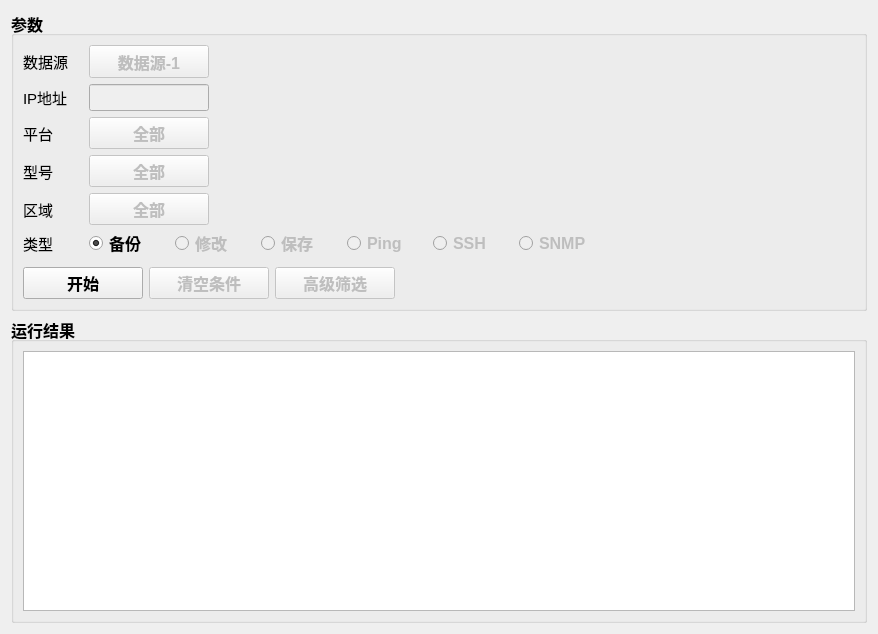
<?xml version="1.0" encoding="UTF-8"?>
<ui version="4.0">
 <class>AutoInterfaceForm</class>
 <widget class="QWidget" name="AutoInterfaceForm">
  <property name="geometry">
   <rect>
    <x>0</x>
    <y>0</y>
    <width>878</width>
    <height>622</height>
   </rect>
  </property>
  <property name="windowTitle">
   <string>Form</string>
  </property>
  <layout class="QVBoxLayout" name="verticalLayout_2">
   <item>
    <layout class="QHBoxLayout" name="horizontalLayout_2">
     <item>
      <widget class="QGroupBox" name="groupBox">
       <property name="minimumSize">
        <size>
         <width>0</width>
         <height>300</height>
        </size>
       </property>
       <property name="maximumSize">
        <size>
         <width>16777215</width>
         <height>300</height>
        </size>
       </property>
       <property name="font">
        <font>
         <pointsize>12</pointsize>
         <weight>75</weight>
         <bold>true</bold>
        </font>
       </property>
       <property name="title">
        <string>参数</string>
       </property>
       <layout class="QVBoxLayout" name="verticalLayout">
        <item>
         <layout class="QHBoxLayout" name="horizontalLayout_3" stretch="2,3,15">
          <item>
           <widget class="StrongBodyLabel" name="StrongBodyLabel_3">
            <property name="minimumSize">
             <size>
              <width>40</width>
              <height>20</height>
             </size>
            </property>
            <property name="maximumSize">
             <size>
              <width>60</width>
              <height>40</height>
             </size>
            </property>
            <property name="font">
             <font>
              <pointsize>11</pointsize>
              <weight>50</weight>
              <bold>false</bold>
             </font>
            </property>
            <property name="layoutDirection">
             <enum>Qt::LeftToRight</enum>
            </property>
            <property name="text">
             <string>数据源</string>
            </property>
           </widget>
          </item>
          <item>
           <widget class="DropDownPushButton" name="DropDownPushButton_7">
            <property name="enabled">
             <bool>false</bool>
            </property>
            <property name="minimumSize">
             <size>
              <width>0</width>
              <height>33</height>
             </size>
            </property>
            <property name="maximumSize">
             <size>
              <width>120</width>
              <height>33</height>
             </size>
            </property>
            <property name="text">
             <string>数据源-1</string>
            </property>
            <property name="checkable">
             <bool>true</bool>
            </property>
           </widget>
          </item>
          <item>
           <spacer name="horizontalSpacer_3">
            <property name="orientation">
             <enum>Qt::Horizontal</enum>
            </property>
            <property name="sizeHint" stdset="0">
             <size>
              <width>40</width>
              <height>20</height>
             </size>
            </property>
           </spacer>
          </item>
         </layout>
        </item>
        <item>
         <layout class="QHBoxLayout" name="horizontalLayout_17" stretch="2,3,15">
          <item>
           <widget class="StrongBodyLabel" name="StrongBodyLabel_15">
            <property name="minimumSize">
             <size>
              <width>40</width>
              <height>20</height>
             </size>
            </property>
            <property name="maximumSize">
             <size>
              <width>60</width>
              <height>40</height>
             </size>
            </property>
            <property name="font">
             <font>
              <pointsize>11</pointsize>
              <weight>50</weight>
              <bold>false</bold>
             </font>
            </property>
            <property name="text">
             <string>IP地址</string>
            </property>
           </widget>
          </item>
          <item>
           <widget class="LineEdit" name="LineEdit_5">
            <property name="enabled">
             <bool>false</bool>
            </property>
            <property name="maximumSize">
             <size>
              <width>120</width>
              <height>33</height>
             </size>
            </property>
            <property name="text">
             <string/>
            </property>
           </widget>
          </item>
          <item>
           <spacer name="horizontalSpacer_17">
            <property name="orientation">
             <enum>Qt::Horizontal</enum>
            </property>
            <property name="sizeHint" stdset="0">
             <size>
              <width>40</width>
              <height>20</height>
             </size>
            </property>
           </spacer>
          </item>
         </layout>
        </item>
        <item>
         <layout class="QHBoxLayout" name="horizontalLayout_18" stretch="2,3,15">
          <item>
           <widget class="StrongBodyLabel" name="StrongBodyLabel_16">
            <property name="minimumSize">
             <size>
              <width>40</width>
              <height>20</height>
             </size>
            </property>
            <property name="maximumSize">
             <size>
              <width>60</width>
              <height>40</height>
             </size>
            </property>
            <property name="font">
             <font>
              <pointsize>11</pointsize>
              <weight>50</weight>
              <bold>false</bold>
             </font>
            </property>
            <property name="text">
             <string>平台</string>
            </property>
           </widget>
          </item>
          <item>
           <widget class="DropDownPushButton" name="DropDownPushButton_10">
            <property name="enabled">
             <bool>false</bool>
            </property>
            <property name="maximumSize">
             <size>
              <width>120</width>
              <height>16777215</height>
             </size>
            </property>
            <property name="text">
             <string>全部</string>
            </property>
           </widget>
          </item>
          <item>
           <spacer name="horizontalSpacer_18">
            <property name="orientation">
             <enum>Qt::Horizontal</enum>
            </property>
            <property name="sizeHint" stdset="0">
             <size>
              <width>40</width>
              <height>20</height>
             </size>
            </property>
           </spacer>
          </item>
         </layout>
        </item>
        <item>
         <layout class="QHBoxLayout" name="horizontalLayout_19" stretch="2,3,15">
          <item>
           <widget class="StrongBodyLabel" name="StrongBodyLabel_17">
            <property name="sizePolicy">
             <sizepolicy hsizetype="Minimum" vsizetype="Fixed">
              <horstretch>0</horstretch>
              <verstretch>0</verstretch>
             </sizepolicy>
            </property>
            <property name="minimumSize">
             <size>
              <width>40</width>
              <height>20</height>
             </size>
            </property>
            <property name="maximumSize">
             <size>
              <width>60</width>
              <height>40</height>
             </size>
            </property>
            <property name="font">
             <font>
              <pointsize>11</pointsize>
              <weight>50</weight>
              <bold>false</bold>
             </font>
            </property>
            <property name="text">
             <string>型号</string>
            </property>
           </widget>
          </item>
          <item>
           <widget class="DropDownPushButton" name="DropDownPushButton_11">
            <property name="enabled">
             <bool>false</bool>
            </property>
            <property name="maximumSize">
             <size>
              <width>120</width>
              <height>16777215</height>
             </size>
            </property>
            <property name="text">
             <string>全部</string>
            </property>
           </widget>
          </item>
          <item>
           <spacer name="horizontalSpacer_19">
            <property name="orientation">
             <enum>Qt::Horizontal</enum>
            </property>
            <property name="sizeHint" stdset="0">
             <size>
              <width>40</width>
              <height>20</height>
             </size>
            </property>
           </spacer>
          </item>
         </layout>
        </item>
        <item>
         <layout class="QHBoxLayout" name="horizontalLayout" stretch="2,3,15">
          <item>
           <widget class="StrongBodyLabel" name="StrongBodyLabel_18">
            <property name="minimumSize">
             <size>
              <width>40</width>
              <height>20</height>
             </size>
            </property>
            <property name="maximumSize">
             <size>
              <width>60</width>
              <height>40</height>
             </size>
            </property>
            <property name="font">
             <font>
              <pointsize>11</pointsize>
              <weight>50</weight>
              <bold>false</bold>
             </font>
            </property>
            <property name="text">
             <string>区域</string>
            </property>
           </widget>
          </item>
          <item>
           <widget class="DropDownPushButton" name="DropDownPushButton_12">
            <property name="enabled">
             <bool>false</bool>
            </property>
            <property name="maximumSize">
             <size>
              <width>120</width>
              <height>16777215</height>
             </size>
            </property>
            <property name="text">
             <string>全部</string>
            </property>
            <property name="checkable">
             <bool>false</bool>
            </property>
           </widget>
          </item>
          <item>
           <spacer name="horizontalSpacer_20">
            <property name="orientation">
             <enum>Qt::Horizontal</enum>
            </property>
            <property name="sizeHint" stdset="0">
             <size>
              <width>40</width>
              <height>20</height>
             </size>
            </property>
           </spacer>
          </item>
         </layout>
        </item>
        <item>
         <layout class="QHBoxLayout" name="horizontalLayout_21" stretch="1,0,1,1,1,1,1,1,12">
          <item>
           <widget class="StrongBodyLabel" name="StrongBodyLabel_19">
            <property name="minimumSize">
             <size>
              <width>40</width>
              <height>20</height>
             </size>
            </property>
            <property name="maximumSize">
             <size>
              <width>60</width>
              <height>40</height>
             </size>
            </property>
            <property name="font">
             <font>
              <pointsize>11</pointsize>
              <weight>50</weight>
              <bold>false</bold>
             </font>
            </property>
            <property name="text">
             <string>类型</string>
            </property>
           </widget>
          </item>
          <item>
           <spacer name="horizontalSpacer">
            <property name="orientation">
             <enum>Qt::Horizontal</enum>
            </property>
            <property name="sizeType">
             <enum>QSizePolicy::Maximum</enum>
            </property>
            <property name="sizeHint" stdset="0">
             <size>
              <width>20</width>
              <height>20</height>
             </size>
            </property>
           </spacer>
          </item>
          <item>
           <widget class="RadioButton" name="RadioButton_11">
            <property name="minimumSize">
             <size>
              <width>80</width>
              <height>24</height>
             </size>
            </property>
            <property name="maximumSize">
             <size>
              <width>80</width>
              <height>24</height>
             </size>
            </property>
            <property name="text">
             <string>备份</string>
            </property>
            <property name="checked">
             <bool>true</bool>
            </property>
           </widget>
          </item>
          <item>
           <widget class="RadioButton" name="RadioButton_12">
            <property name="enabled">
             <bool>false</bool>
            </property>
            <property name="minimumSize">
             <size>
              <width>80</width>
              <height>24</height>
             </size>
            </property>
            <property name="maximumSize">
             <size>
              <width>80</width>
              <height>24</height>
             </size>
            </property>
            <property name="text">
             <string>修改</string>
            </property>
           </widget>
          </item>
          <item>
           <widget class="RadioButton" name="RadioButton_13">
            <property name="enabled">
             <bool>false</bool>
            </property>
            <property name="minimumSize">
             <size>
              <width>80</width>
              <height>24</height>
             </size>
            </property>
            <property name="maximumSize">
             <size>
              <width>80</width>
              <height>24</height>
             </size>
            </property>
            <property name="text">
             <string>保存</string>
            </property>
           </widget>
          </item>
          <item>
           <widget class="RadioButton" name="RadioButton_14">
            <property name="enabled">
             <bool>false</bool>
            </property>
            <property name="minimumSize">
             <size>
              <width>80</width>
              <height>24</height>
             </size>
            </property>
            <property name="maximumSize">
             <size>
              <width>80</width>
              <height>24</height>
             </size>
            </property>
            <property name="text">
             <string>Ping</string>
            </property>
           </widget>
          </item>
          <item>
           <widget class="RadioButton" name="RadioButton_15">
            <property name="enabled">
             <bool>false</bool>
            </property>
            <property name="minimumSize">
             <size>
              <width>80</width>
              <height>24</height>
             </size>
            </property>
            <property name="maximumSize">
             <size>
              <width>80</width>
              <height>24</height>
             </size>
            </property>
            <property name="text">
             <string>SSH</string>
            </property>
           </widget>
          </item>
          <item>
           <widget class="RadioButton" name="RadioButton_18">
            <property name="enabled">
             <bool>false</bool>
            </property>
            <property name="minimumSize">
             <size>
              <width>80</width>
              <height>24</height>
             </size>
            </property>
            <property name="maximumSize">
             <size>
              <width>80</width>
              <height>24</height>
             </size>
            </property>
            <property name="text">
             <string>SNMP</string>
            </property>
           </widget>
          </item>
          <item>
           <spacer name="horizontalSpacer_21">
            <property name="orientation">
             <enum>Qt::Horizontal</enum>
            </property>
            <property name="sizeHint" stdset="0">
             <size>
              <width>40</width>
              <height>20</height>
             </size>
            </property>
           </spacer>
          </item>
         </layout>
        </item>
        <item>
         <spacer name="verticalSpacer">
          <property name="orientation">
           <enum>Qt::Vertical</enum>
          </property>
          <property name="sizeHint" stdset="0">
           <size>
            <width>20</width>
            <height>40</height>
           </size>
          </property>
         </spacer>
        </item>
        <item>
         <layout class="QHBoxLayout" name="horizontalLayout_9">
          <item>
           <widget class="PrimaryPushButton" name="start_btn">
            <property name="sizePolicy">
             <sizepolicy hsizetype="Fixed" vsizetype="Fixed">
              <horstretch>0</horstretch>
              <verstretch>0</verstretch>
             </sizepolicy>
            </property>
            <property name="minimumSize">
             <size>
              <width>120</width>
              <height>0</height>
             </size>
            </property>
            <property name="maximumSize">
             <size>
              <width>120</width>
              <height>16777215</height>
             </size>
            </property>
            <property name="text">
             <string>开始</string>
            </property>
           </widget>
          </item>
          <item>
           <widget class="PrimaryPushButton" name="PrimaryPushButton_6">
            <property name="enabled">
             <bool>false</bool>
            </property>
            <property name="sizePolicy">
             <sizepolicy hsizetype="Fixed" vsizetype="Fixed">
              <horstretch>0</horstretch>
              <verstretch>0</verstretch>
             </sizepolicy>
            </property>
            <property name="minimumSize">
             <size>
              <width>120</width>
              <height>0</height>
             </size>
            </property>
            <property name="maximumSize">
             <size>
              <width>120</width>
              <height>16777215</height>
             </size>
            </property>
            <property name="text">
             <string>清空条件</string>
            </property>
           </widget>
          </item>
          <item>
           <widget class="PrimaryPushButton" name="PrimaryPushButton_7">
            <property name="enabled">
             <bool>false</bool>
            </property>
            <property name="sizePolicy">
             <sizepolicy hsizetype="Fixed" vsizetype="Fixed">
              <horstretch>0</horstretch>
              <verstretch>0</verstretch>
             </sizepolicy>
            </property>
            <property name="minimumSize">
             <size>
              <width>120</width>
              <height>0</height>
             </size>
            </property>
            <property name="maximumSize">
             <size>
              <width>120</width>
              <height>16777215</height>
             </size>
            </property>
            <property name="text">
             <string>高级筛选</string>
            </property>
           </widget>
          </item>
          <item>
           <spacer name="horizontalSpacer_9">
            <property name="orientation">
             <enum>Qt::Horizontal</enum>
            </property>
            <property name="sizeHint" stdset="0">
             <size>
              <width>40</width>
              <height>20</height>
             </size>
            </property>
           </spacer>
          </item>
         </layout>
        </item>
       </layout>
      </widget>
     </item>
    </layout>
   </item>
   <item>
    <widget class="QGroupBox" name="groupBox_2">
     <property name="font">
      <font>
       <pointsize>12</pointsize>
       <weight>75</weight>
       <bold>true</bold>
      </font>
     </property>
     <property name="title">
      <string>运行结果</string>
     </property>
     <layout class="QVBoxLayout" name="verticalLayout_4">
      <item>
       <widget class="PlainTextEdit" name="res_show">
        <property name="sizePolicy">
         <sizepolicy hsizetype="Fixed" vsizetype="Fixed">
          <horstretch>0</horstretch>
          <verstretch>0</verstretch>
         </sizepolicy>
        </property>
        <property name="minimumSize">
         <size>
          <width>800</width>
          <height>260</height>
         </size>
        </property>
        <property name="maximumSize">
         <size>
          <width>999999</width>
          <height>999999</height>
         </size>
        </property>
        <property name="font">
         <font>
          <pointsize>9</pointsize>
          <weight>50</weight>
          <bold>false</bold>
         </font>
        </property>
        <property name="readOnly">
         <bool>true</bool>
        </property>
        <property name="plainText">
         <string/>
        </property>
       </widget>
      </item>
     </layout>
    </widget>
   </item>
  </layout>
 </widget>
 <customwidgets>
  <customwidget>
   <class>PushButton</class>
   <extends>QPushButton</extends>
   <header>qfluentwidgets</header>
  </customwidget>
  <customwidget>
   <class>PrimaryPushButton</class>
   <extends>PushButton</extends>
   <header>qfluentwidgets</header>
  </customwidget>
  <customwidget>
   <class>DropDownPushButton</class>
   <extends>PushButton</extends>
   <header>qfluentwidgets</header>
  </customwidget>
  <customwidget>
   <class>RadioButton</class>
   <extends>QRadioButton</extends>
   <header>qfluentwidgets</header>
  </customwidget>
  <customwidget>
   <class>StrongBodyLabel</class>
   <extends>QLabel</extends>
   <header>qfluentwidgets</header>
  </customwidget>
  <customwidget>
   <class>LineEdit</class>
   <extends>QLineEdit</extends>
   <header>qfluentwidgets</header>
  </customwidget>
  <customwidget>
   <class>PlainTextEdit</class>
   <extends>QPlainTextEdit</extends>
   <header>qfluentwidgets</header>
  </customwidget>
 </customwidgets>
 <resources/>
 <connections/>
</ui>
